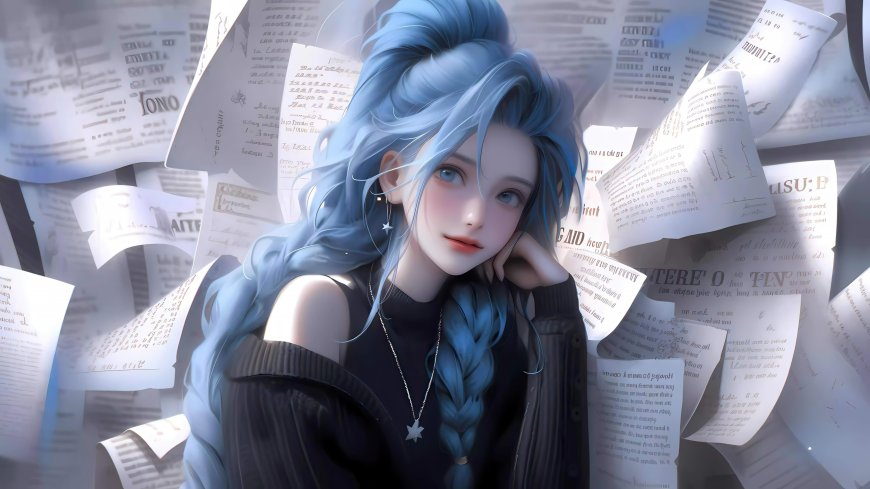
#> input picture 2025_2_12/picJinKes.jpg, 870 x 489 px, found by its file name
$ python main.py
#> lines starting #> are read from the running program, lines starting #| are printed output that depends on the picture
import numpy as np
import cv2


def IFFT(magnitude, phase):
    reconstructed_fshift = magnitude * np.exp(1j * phase)
    reconstructed_f = np.fft.ifftshift(reconstructed_fshift)
    reconstructed_img = np.fft.ifft2(reconstructed_f)
    reconstructed_img = np.abs(reconstructed_img)
    reconstructed_img = np.uint8(255 * (reconstructed_img - np.min(reconstructed_img)) / np.ptp(reconstructed_img))
    return reconstructed_img

def fft(img):
    f = np.fft.fft2(img)
    fshift = np.fft.fftshift(f)
    magnitude = np.abs(fshift)
    phase = np.angle(fshift)
    return magnitude, phase

def swap_two_images(img1, img2):
    Modulus1, Phase1 = fft(img1)
    Modulus2, Phase2 = fft(img2)
    mimg1 = IFFT(Modulus1, Phase2)
    mimg2 = IFFT(Modulus2, Phase1)
    cv2.imshow("picJinkes", mimg1)
    cv2.imshow("picEyeMaskGirl", mimg2)
    cv2.waitKey(0)
    cv2.destroyAllWindows()

def mix_two_images(img1, img2):
    Modulus1, Phase1 = fft(img1)
    Modulus2, Phase2 = fft(img2)
    mimg1 = IFFT(Modulus1, Phase2)
    mimg2 = IFFT(Modulus2, Phase1)
    mix_img = cv2.addWeighted(mimg1, 0.5, mimg2, 0.5, 0)
    cv2.imshow("mix_img", mix_img)
    cv2.waitKey(0)
    cv2.destroyAllWindows()

if __name__ == '__main__':
    img1 = cv2.imread("picJinkes.jpg", 0)
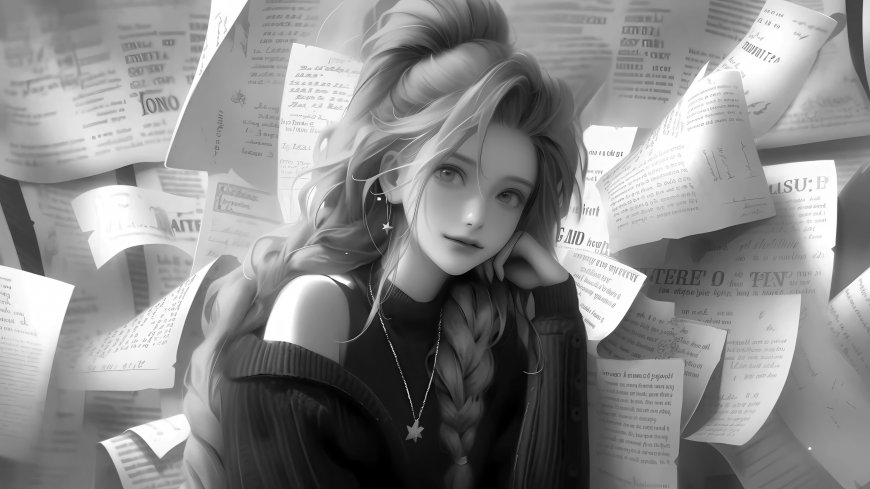
#> img1: shape (489, 870); min 0, max 255, mean 137.8
    img2 = cv2.imread("picEyeMaskGirl.jpg", 0)
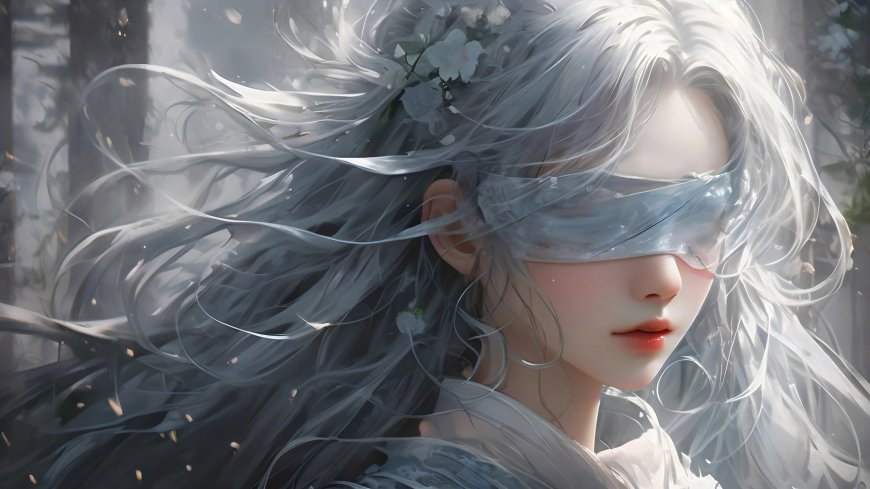
#> input picture 2025_2_12/picEyeMaskGirl.jpg, 870 x 489 px
#> img2: shape (489, 870); min 7, max 255, mean 116.8
    # cv2.imshow("img1", img1)
    # cv2.imshow("img2", img2)
    cv2.waitKey(0)
    cv2.destroyAllWindows()
    mix_two_images(img1, img2)
#> in fft, `phase = np.angle(fshift)`:
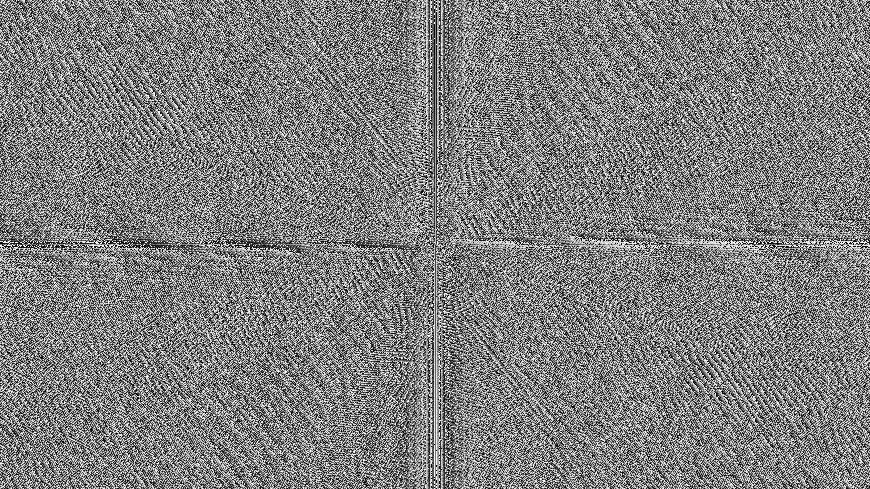
#> phase: shape (489, 870) float64; min -3.14, max 3.14, mean -1.5e-17; drawn with min black and max white
#> in fft (call 2), `phase = np.angle(fshift)`:
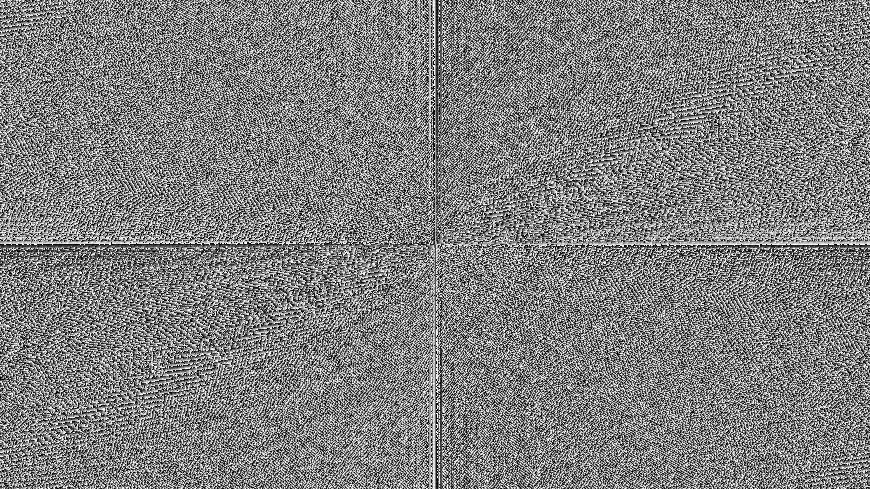
#> phase: shape (489, 870) float64; min -3.14, max 3.14, mean -7.38e-06; drawn with min black and max white
#> in IFFT, `reconstructed_img = np.abs(reconstructed_img)`:
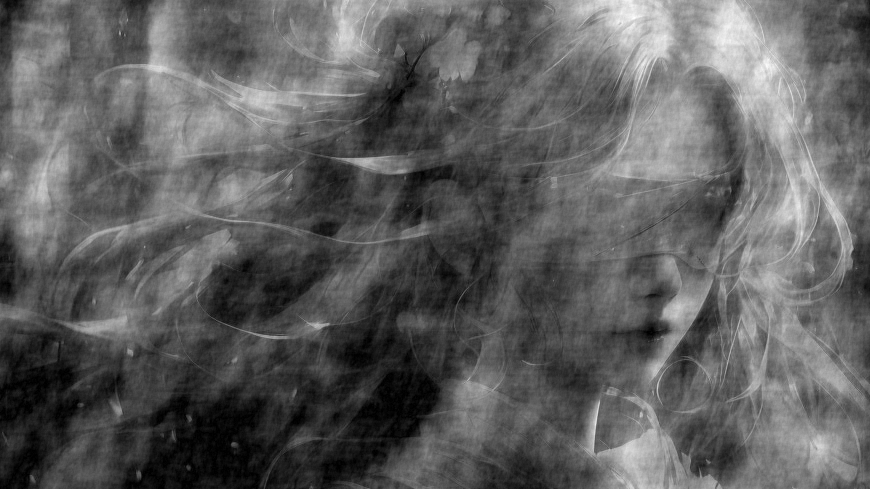
#> reconstructed_img: shape (489, 870) float64; min 0.00194, max 372.3, mean 138.1; drawn with min black and max white
#> in IFFT (call 2), `reconstructed_img = np.abs(reconstructed_img)`:
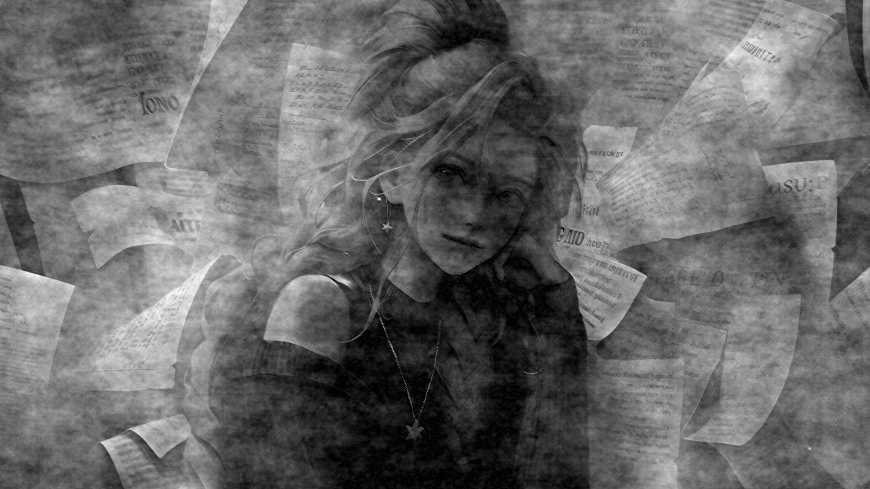
#> reconstructed_img: shape (489, 870) float64; min 0.000176, max 284, mean 117.1; drawn with min black and max white
#> in mix_two_images, `mix_img = cv2.addWeighted(mimg1, 0.5, mimg2, 0.5, 0)`:
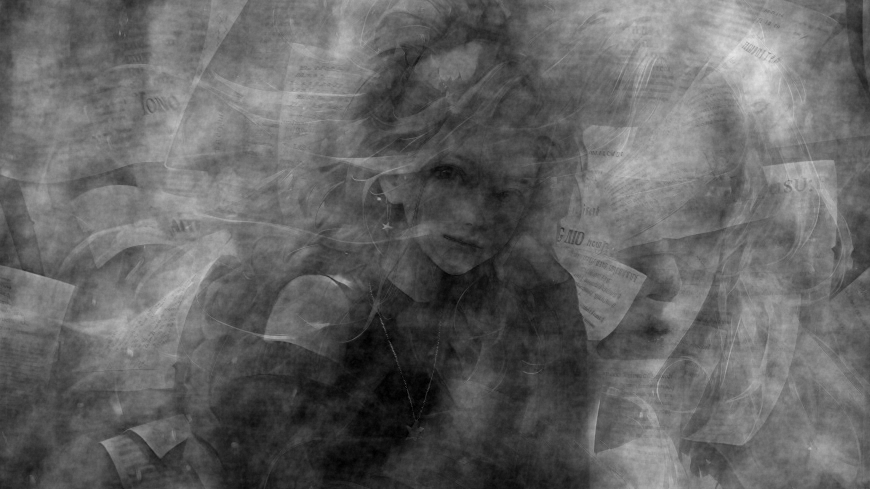
#> mix_img: shape (489, 870); min 0, max 229, mean 99.4
